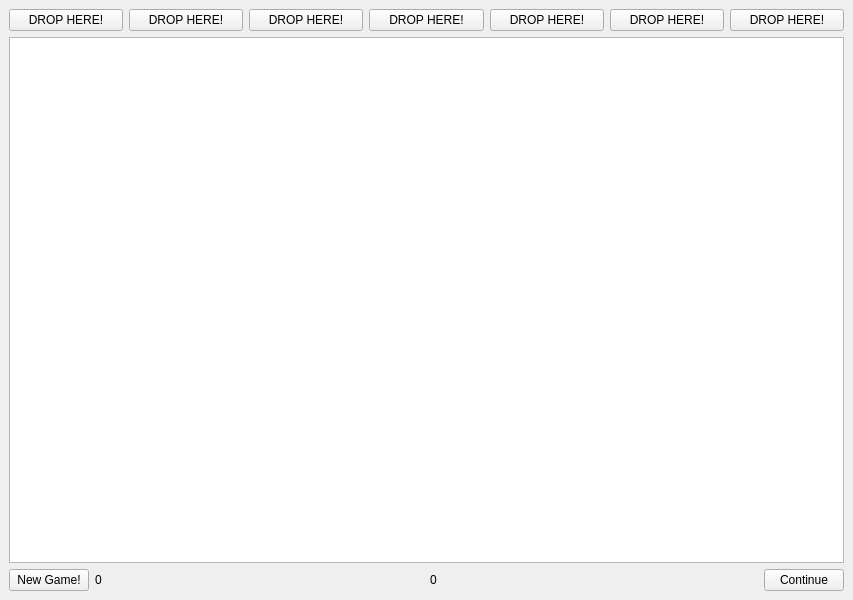
<?xml version="1.0" encoding="UTF-8"?>
<ui version="4.0">
 <class>MainWindow</class>
 <widget class="QMainWindow" name="MainWindow">
  <property name="geometry">
   <rect>
    <x>0</x>
    <y>0</y>
    <width>853</width>
    <height>600</height>
   </rect>
  </property>
  <property name="windowTitle">
   <string>MainWindow</string>
  </property>
  <widget class="QWidget" name="centralwidget">
   <layout class="QGridLayout" name="gridLayout">
    <item row="4" column="2">
     <widget class="QLabel" name="score1">
      <property name="sizePolicy">
       <sizepolicy hsizetype="Minimum" vsizetype="Fixed">
        <horstretch>1</horstretch>
        <verstretch>4</verstretch>
       </sizepolicy>
      </property>
      <property name="text">
       <string>0</string>
      </property>
     </widget>
    </item>
    <item row="1" column="0" colspan="4">
     <widget class="QGraphicsView" name="graphicsView"/>
    </item>
    <item row="0" column="0" colspan="4">
     <layout class="QHBoxLayout" name="horizontalLayout_2">
      <item>
       <widget class="QPushButton" name="button1">
        <property name="sizePolicy">
         <sizepolicy hsizetype="Minimum" vsizetype="Fixed">
          <horstretch>1</horstretch>
          <verstretch>7</verstretch>
         </sizepolicy>
        </property>
        <property name="text">
         <string>DROP HERE!</string>
        </property>
       </widget>
      </item>
      <item>
       <widget class="QPushButton" name="button2">
        <property name="sizePolicy">
         <sizepolicy hsizetype="Minimum" vsizetype="Fixed">
          <horstretch>1</horstretch>
          <verstretch>7</verstretch>
         </sizepolicy>
        </property>
        <property name="text">
         <string>DROP HERE!</string>
        </property>
       </widget>
      </item>
      <item>
       <widget class="QPushButton" name="button3">
        <property name="sizePolicy">
         <sizepolicy hsizetype="Minimum" vsizetype="Fixed">
          <horstretch>1</horstretch>
          <verstretch>7</verstretch>
         </sizepolicy>
        </property>
        <property name="text">
         <string>DROP HERE!</string>
        </property>
       </widget>
      </item>
      <item>
       <widget class="QPushButton" name="button4">
        <property name="sizePolicy">
         <sizepolicy hsizetype="Minimum" vsizetype="Fixed">
          <horstretch>1</horstretch>
          <verstretch>7</verstretch>
         </sizepolicy>
        </property>
        <property name="text">
         <string>DROP HERE!</string>
        </property>
       </widget>
      </item>
      <item>
       <widget class="QPushButton" name="button5">
        <property name="sizePolicy">
         <sizepolicy hsizetype="Minimum" vsizetype="Fixed">
          <horstretch>1</horstretch>
          <verstretch>7</verstretch>
         </sizepolicy>
        </property>
        <property name="text">
         <string>DROP HERE!</string>
        </property>
       </widget>
      </item>
      <item>
       <widget class="QPushButton" name="button6">
        <property name="sizePolicy">
         <sizepolicy hsizetype="Minimum" vsizetype="Fixed">
          <horstretch>1</horstretch>
          <verstretch>7</verstretch>
         </sizepolicy>
        </property>
        <property name="text">
         <string>DROP HERE!</string>
        </property>
       </widget>
      </item>
      <item>
       <widget class="QPushButton" name="button7">
        <property name="sizePolicy">
         <sizepolicy hsizetype="Minimum" vsizetype="Fixed">
          <horstretch>1</horstretch>
          <verstretch>7</verstretch>
         </sizepolicy>
        </property>
        <property name="text">
         <string>DROP HERE!</string>
        </property>
       </widget>
      </item>
     </layout>
    </item>
    <item row="4" column="0">
     <widget class="QPushButton" name="pushButton_9">
      <property name="sizePolicy">
       <sizepolicy hsizetype="Maximum" vsizetype="Fixed">
        <horstretch>1</horstretch>
        <verstretch>4</verstretch>
       </sizepolicy>
      </property>
      <property name="text">
       <string>New Game!</string>
      </property>
     </widget>
    </item>
    <item row="4" column="3">
     <widget class="QPushButton" name="continueButton">
      <property name="sizePolicy">
       <sizepolicy hsizetype="Maximum" vsizetype="Fixed">
        <horstretch>1</horstretch>
        <verstretch>4</verstretch>
       </sizepolicy>
      </property>
      <property name="text">
       <string>Continue</string>
      </property>
     </widget>
    </item>
    <item row="4" column="1">
     <widget class="QLabel" name="score2">
      <property name="sizePolicy">
       <sizepolicy hsizetype="Minimum" vsizetype="Fixed">
        <horstretch>1</horstretch>
        <verstretch>4</verstretch>
       </sizepolicy>
      </property>
      <property name="text">
       <string>0</string>
      </property>
     </widget>
    </item>
   </layout>
  </widget>
 </widget>
 <resources/>
 <connections/>
</ui>
